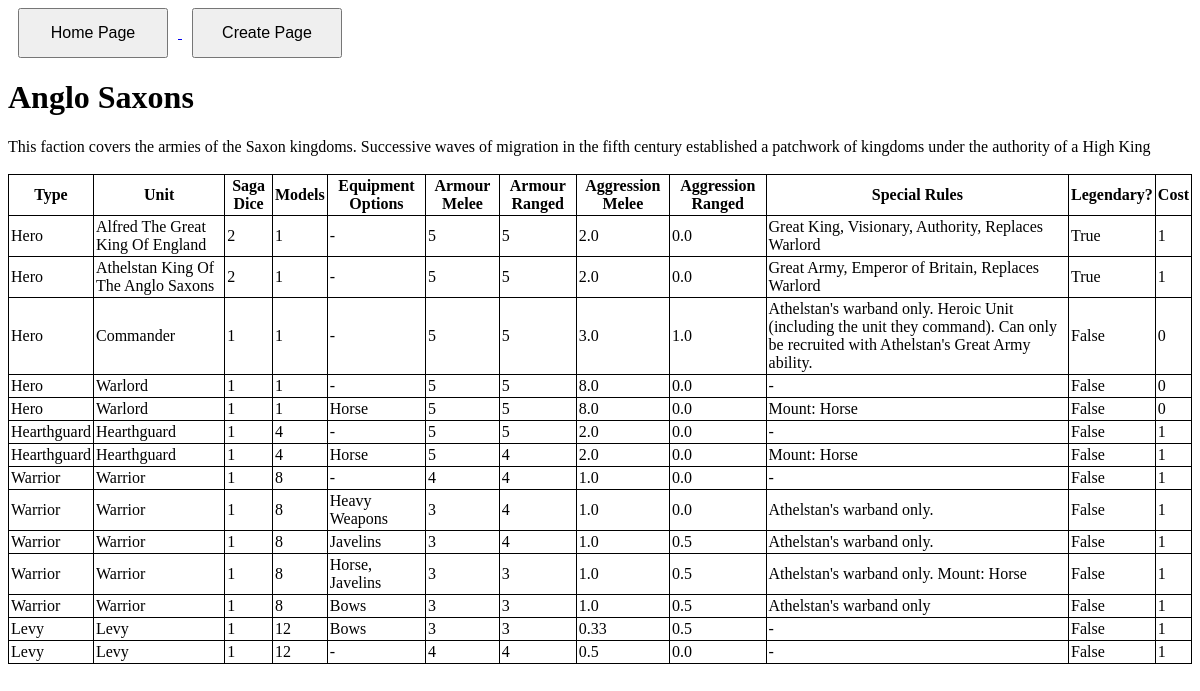
Screenshot of /saga/results/1 with the database file from the repository.
### saga/models.py (models this page shows, shortened)
class Faction(models.Model):
    id = models.AutoField(primary_key=True)
    name = models.CharField(max_length = 30)
    description = models.TextField(default = "")
    specialRules = models.TextField(default = "-")

class Unit(models.Model):
    id = models.AutoField(primary_key=True)
    sagaDice = models.PositiveIntegerField(default = 1)
    cost = models.PositiveIntegerField(default = 1)
    unitType = models.CharField(max_length = 20, default = "Hearthguard", choices=So.unitOptions)
    unitName = models.CharField(max_length = 50, default = "Hearthguard")
    numModels = models.PositiveIntegerField(default = 4)
    equipment = models.CharField(max_length = 50, default = "-", choices=So.equipmentOptions)
    armourMelee = models.PositiveIntegerField(default = 5)
    armourRanged = models.PositiveIntegerField(default = 5)
    aggMelee = models.FloatField(default = 2)
    aggRanged = models.FloatField(default = 0)
    specialRules = models.TextField(default = "-")
    isLegendary = models.BooleanField(default = False)
    factionId = models.ForeignKey(Faction, on_delete = models.CASCADE)

### saga/views.py (the view)
# urls.py: path("results/<int:factionId>",views.results, name = 'results'),
def results(request,factionId):
    try:
        faction = get_object_or_404(Faction, id = factionId)
    except:
        print(f"Faction with ID: {factionId} not found")
        return redirect(reverse('saga:index'))
    print("We're digging for units")
    unitList = Unit.objects.filter(factionId__id = factionId)
    if unitList.count() > 0:
        print("We found units")
        heroList = Unit.objects.filter(factionId__id = factionId, unitType = "Hero").order_by("unitName")
        hearthguardList = Unit.objects.filter(factionId__id = factionId, unitType = "Hearthguard").order_by("unitName")
        warriorList = Unit.objects.filter(factionId__id = factionId, unitType = "Warrior").order_by("unitName")
        levyList = Unit.objects.filter(factionId__id = factionId, unitType = "Levy").order_by("unitName")
        unitSet = [heroList,hearthguardList,warriorList,levyList]
        context = {
            "unitSet" : unitSet,
            "faction" : faction
            }
        return render(request, "saga/results.html", context)
    else:
        print("No units in faction")
        context = {
            "faction" : faction
        }
        return render(request, "saga/results.html", context)

### saga/templates/saga/results.html (shortened to what this page needs)
<!DOCTYPE html>
<html lang="en">
{% load static %}
<link rel="stylesheet" href = "{%static 'saga/style.css'%}">
<head>
</head>
<body>
    <nav>
      <div class = "navBox">
          <a href = "{% url 'saga:index' %}" >
              <button> Home Page </button>
          </a>
          <a href = "{% url 'saga:create' %}" >
              <button> Create Page </button>
          </a>
      </div>
    </nav>
    {% if faction %}
        <header>
            <h1>{{faction.name}}</h1>
        </header>
        <p1>
            {{faction.description}}
        </p1>
        <br><br>
        <main>
            <table>
                <tr>
                  <th>Type</th>
                  <th>Unit</th>
                  <th>Saga Dice</th>
                  <th>Models</th>
                  <th>Equipment Options</th>
                  <th>Armour Melee</th>
                  <th>Armour Ranged</th>
                  <th>Aggression Melee</th>
                  <th>Aggression Ranged</th>
                  <th>Special Rules</th>
                  <th>Legendary?</th>
                  <th>Cost</th>
                </tr>
                {% for collection in unitSet %}
                  {% for unit in collection %}
                    <tr>
                      <td>{{unit.unitType}}</td>
                      <td>{{unit.unitName}}</td>
                      <td>{{unit.sagaDice}}</td>
                      <td>{{unit.numModels}}</td>
                      <td>{{unit.equipment}}</td>
                      <td>{{unit.armourMelee}}</td>
                      <td>{{unit.armourRanged}}</td>
                      <td>{{unit.aggMelee}}</td>
                      <td>{{unit.aggRanged}}</td>
                      <td>{{unit.specialRules}}</td>
                      <td>{{unit.isLegendary}}</td>
                      <td>{{unit.cost}}</td>
                    </tr>
                  {% endfor %}
                {% endfor %}
              </table>
        </main>
    {% else %}
        Faction not found, change this to redirect
    {% endif %}
</body>
</html>

### saga/static/saga/style.css (style rules this page uses)
table { border-collapse: collapse; border: 1px solid black; table-layout: fixed; }
th,td { border: 1px solid black; padding: 2px; }
.navBox { justify-content: center; align-items: left; gap:10px; }
.navBox button { width: 150px; height: 50px; font-size: 16px; margin: 0 10px; }

### rows the page displays
Faction: name "Anglo Saxons", description "This faction covers the armies of the Saxon kingdoms. Successive waves of migration in the fifth century established a patchwork of kingdoms under the authority of a High King"
Unit: unitType "Hero", unitName "Alfred The Great King Of England", sagaDice "2", numModels "1", equipment "-", armourMelee "5", armourRanged "5", aggMelee "2.0", aggRanged "0.0", specialRules "Great King, Visionary, Authority, Replaces Warlord", isLegendary "True", cost "1"
Unit: unitType "Hero", unitName "Athelstan King Of The Anglo Saxons", sagaDice "2", numModels "1", equipment "-", armourMelee "5", armourRanged "5", aggMelee "2.0", aggRanged "0.0", specialRules "Great Army, Emperor of Britain, Replaces Warlord", isLegendary "True", cost "1"
Unit: unitType "Hero", unitName "Commander", sagaDice "1", numModels "1", equipment "-", armourMelee "5", armourRanged "5", aggMelee "3.0", aggRanged "1.0", specialRules "Athelstan's warband only. Heroic Unit (including the unit they command). Can only be recruited with Athelstan's Great Army ability.", isLegendary "False", cost "0"
Unit: unitType "Hero", unitName "Warlord", sagaDice "1", numModels "1", equipment "-", armourMelee "5", armourRanged "5", aggMelee "8.0", aggRanged "0.0", specialRules "-", isLegendary "False", cost "0"
Unit: unitType "Hero", unitName "Warlord", sagaDice "1", numModels "1", equipment "Horse", armourMelee "5", armourRanged "5", aggMelee "8.0", aggRanged "0.0", specialRules "Mount: Horse", isLegendary "False", cost "0"
Unit: unitType "Hearthguard", unitName "Hearthguard", sagaDice "1", numModels "4", equipment "-", armourMelee "5", armourRanged "5", aggMelee "2.0", aggRanged "0.0", specialRules "-", isLegendary "False", cost "1"
Unit: unitType "Hearthguard", unitName "Hearthguard", sagaDice "1", numModels "4", equipment "Horse", armourMelee "5", armourRanged "4", aggMelee "2.0", aggRanged "0.0", specialRules "Mount: Horse", isLegendary "False", cost "1"
Unit: unitType "Warrior", unitName "Warrior", sagaDice "1", numModels "8", equipment "-", armourMelee "4", armourRanged "4", aggMelee "1.0", aggRanged "0.0", specialRules "-", isLegendary "False", cost "1"
Unit: unitType "Warrior", unitName "Warrior", sagaDice "1", numModels "8", equipment "Heavy Weapons", armourMelee "3", armourRanged "4", aggMelee "1.0", aggRanged "0.0", specialRules "Athelstan's warband only.", isLegendary "False", cost "1"
Unit: unitType "Warrior", unitName "Warrior", sagaDice "1", numModels "8", equipment "Javelins", armourMelee "3", armourRanged "4", aggMelee "1.0", aggRanged "0.5", specialRules "Athelstan's warband only.", isLegendary "False", cost "1"
Unit: unitType "Warrior", unitName "Warrior", sagaDice "1", numModels "8", equipment "Horse, Javelins", armourMelee "3", armourRanged "3", aggMelee "1.0", aggRanged "0.5", specialRules "Athelstan's warband only. Mount: Horse", isLegendary "False", cost "1"
Unit: unitType "Warrior", unitName "Warrior", sagaDice "1", numModels "8", equipment "Bows", armourMelee "3", armourRanged "3", aggMelee "1.0", aggRanged "0.5", specialRules "Athelstan's warband only", isLegendary "False", cost "1"
Unit: unitType "Levy", unitName "Levy", sagaDice "1", numModels "12", equipment "Bows", armourMelee "3", armourRanged "3", aggMelee "0.33", aggRanged "0.5", specialRules "-", isLegendary "False", cost "1"
Unit: unitType "Levy", unitName "Levy", sagaDice "1", numModels "12", equipment "-", armourMelee "4", armourRanged "4", aggMelee "0.5", aggRanged "0.0", specialRules "-", isLegendary "False", cost "1"
